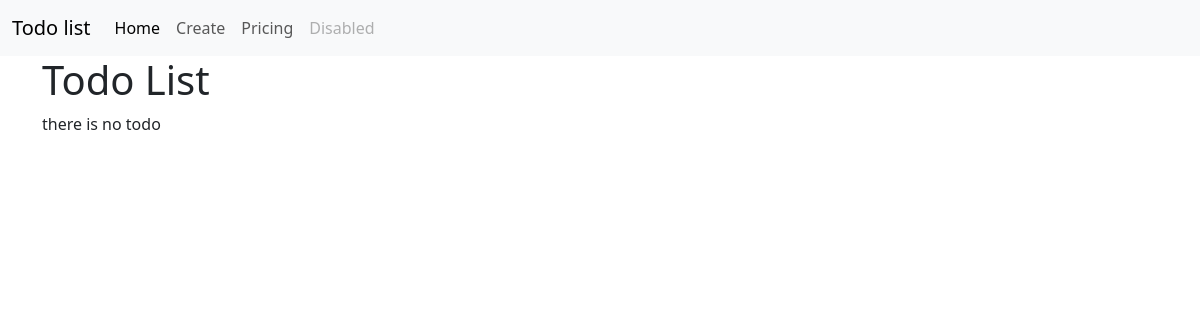
The page /todo/ on the database as committed earlier.
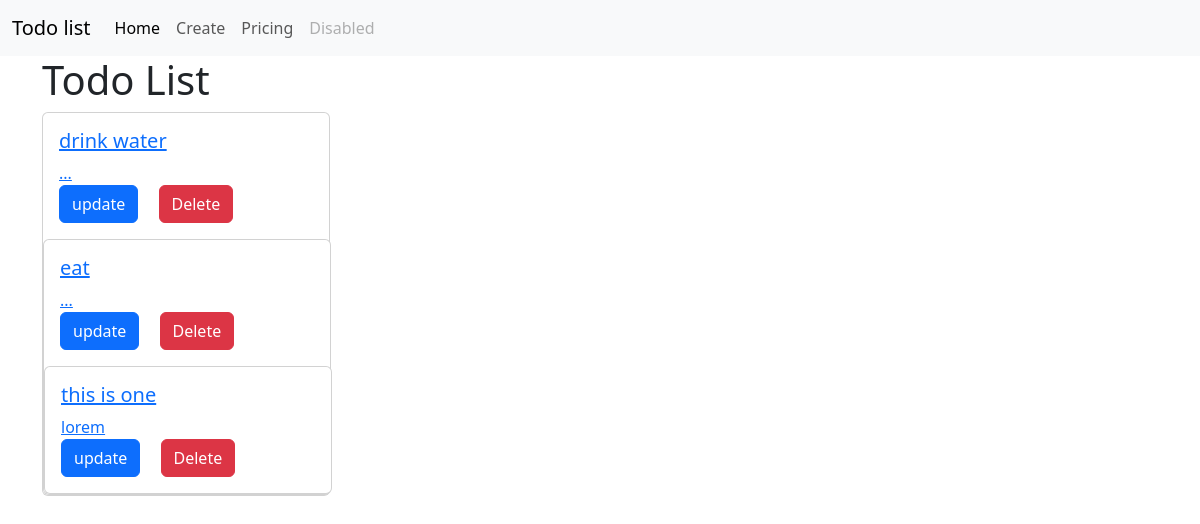
The same page on the database as committed later.
### todo/models.py (models this page shows)
class Task(models.Model):
    user = models.ForeignKey(User, on_delete=models.CASCADE, null=True, blank=True)
    title = models.CharField(max_length=155)
    description = models.TextField(null=True, blank=True)
    completed = models.BooleanField(default=False)
    date = models.DateField(auto_now_add=True)
    def __str__(self) -> str:
        return self.title
    class Meta:
        ordering = ["completed"]

### todo/views.py (the view)
# urls.py: urlpatterns = [path("", views.index, name="home")]
def home(req):
    taskData = Task.objects.all()
    print(taskData)
    context = {"object": taskData}
    return render(req, "home.html", context)

### todo/templates/home.html (shortened to what this page needs)
{% extends 'base.html' %}
{% block body %}
<h1>Todo List</h1>
{% for task in object %}
  <a href="{% url 'task' task.id %}">
  <div class="card" style="width: 18rem;">
  <div class="card-body">
    <h5 class="card-title">{{task.title}}</h5>
    <p class="card-text">
      {% if task.description %}{{task.description}}{% else %}...{% endif %}
    </p>
    <a href="{% url 'update' task.id %}" class="card-link btn btn-primary">update</a>
    <a href="{%url 'delete' task.id %}" class="card-link btn btn-danger">Delete</a>
  </div>
  </a>
{% empty %}
<p>there is no todo</p>
{% endfor %}
{% endblock body %}

### todo/templates/base.html (shortened to what this page needs)
<!DOCTYPE html>
<html lang="en">
  <head>
    <link
      href="https://cdn.jsdelivr.net/npm/bootstrap@5.3.1/dist/css/bootstrap.min.css"
      rel="stylesheet"
    />
  </head>
  <body>
    <header>
      <nav class="navbar navbar-expand-lg bg-body-tertiary">
        <div class="container-fluid">
          <a class="navbar-brand" href="{% url 'tasks'%}">Todo list</a>
          <div class="collapse navbar-collapse" id="navbarNav">
            <ul class="navbar-nav">
              <li class="nav-item">
                <a
                  class="nav-link active"
                  aria-current="page"
                  href="{% url 'tasks'%}"
                  >Home</a
                >
              </li>
              <li class="nav-item">
                <a class="nav-link" href="{% url 'create'%}">Create</a>
              </li>
              <li class="nav-item">
                <a class="nav-link" href="#">Pricing</a>
              </li>
              <li class="nav-item">
                <a class="nav-link disabled" aria-disabled="true">Disabled</a>
              </li>
            </ul>
          </div>
        </div>
      </nav>
    </header>
    <section class="container">{% block body %}{% endblock body %}</section>
  </body>
</html>

Rows that differ between the two databases and show on the page:
added Task: title "drink water"
added Task: title "eat"
added Task: title "this is one", description "lorem"
Other text that changed with them:
text no longer shown: "there is no todo"
